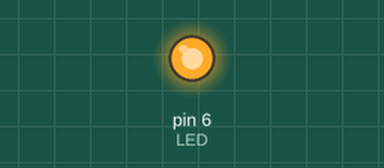
Simulated run of this sketch. Board: Arduino Uno, built with avr-gcc and run on an emulated ATmega328P. On the bench: output pins drawn as LEDs (lit = HIGH).

Above: at 0.1 s.
At 1.1 s:
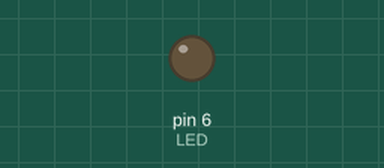
Timing chart, 0 to 2.6 s (numbered marks = the images above):
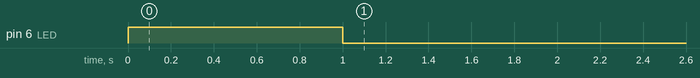

The sketch:

MIDIIn.ino
```cpp
byte commandByte;
byte noteByte;
byte velocityByte;

const int LED = 6;

void setup(){
  Serial.begin(31250);
  pinMode(LED, OUTPUT);
  digitalWrite(LED, HIGH);
  delay(1000);
  digitalWrite(LED, LOW);
  delay(2000);
}

void checkMIDI(){
  do{
    if (Serial.available()){
      commandByte = Serial.read();//read first byte
      noteByte = Serial.read();//read next byte
      velocityByte = Serial.read();//read final byte
      if (velocityByte > 64) {
        digitalWrite(LED, HIGH);
      }
      else {
        digitalWrite(LED, LOW);
      }
    }
  }
  while (Serial.available() > 2);//when at least three bytes available
}


void loop(){
  checkMIDI();
}
```
